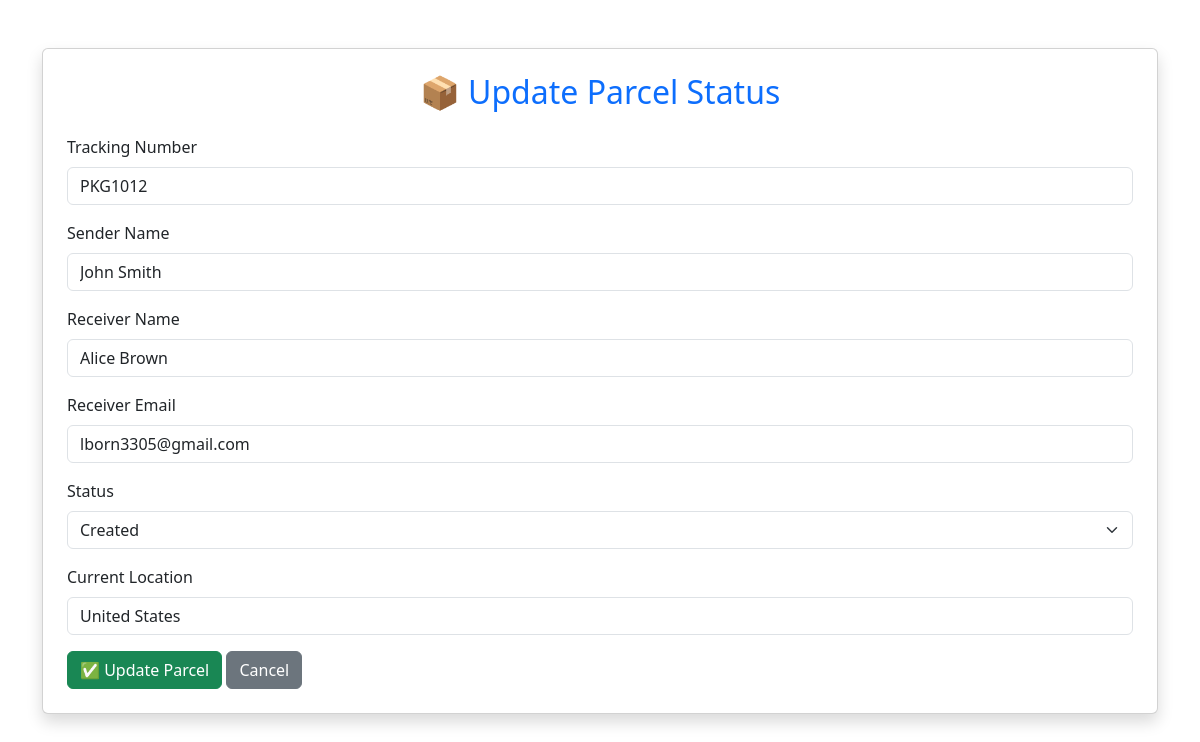
Page /admin/update/16 (signed in) on the committed database.
### tables this page shows
CREATE TABLE parcels (
        id INTEGER PRIMARY KEY AUTOINCREMENT,
        tracking_number TEXT UNIQUE NOT NULL,
        sender_name TEXT,
        receiver_name TEXT,
        status TEXT,
        location TEXT,
        updated_at TEXT
    , receiver_email TEXT, parcel_image TEXT);

### app.py (the view, shortened to what this page needs)
@app.route("/admin/update/<int:parcel_id>", methods=["GET", "POST"])
def admin_update(parcel_id):
    if "admin" not in session:
        return redirect(url_for("login"))
    conn = sqlite3.connect("database/parcels.db")
    conn.row_factory = sqlite3.Row
    cursor = conn.cursor()
    cursor.execute(
        "SELECT * FROM parcels WHERE id=?",
        (parcel_id,)
    )
    parcel = cursor.fetchone()
    conn.close()
    return render_template(
        "admin_update.html",
        parcel=parcel
    )

### templates/admin_update.html (shortened to what this page needs)
<!DOCTYPE html>
<html lang="en">
<head>
    <link href="https://cdn.jsdelivr.net/npm/bootstrap@5.3.3/dist/css/bootstrap.min.css" rel="stylesheet">
</head>
<body>
<div class="container mt-5">
    <div class="card shadow p-4">
        <h2 class="text-center text-primary mb-4">
            📦 Update Parcel Status
        </h2>
        <form method="POST">
            <div class="mb-3">
                <label class="form-label">Tracking Number</label>
                <input type="text"
                       class="form-control"
                       value="{{ parcel.tracking_number }}"
                       readonly>
            </div>
            <div class="mb-3">
                <label class="form-label">Sender Name</label>
                <input type="text"
                       class="form-control"
                       name="sender_name"
                       value="{{ parcel.sender_name }}"
                       required>
            </div>
            <div class="mb-3">
                <label class="form-label">Receiver Name</label>
                <input type="text"
                       class="form-control"
                       name="receiver_name"
                       value="{{ parcel.receiver_name }}"
                       required>
            </div>
            <div class="mb-3">
                <label class="form-label">Receiver Email</label>
                <input type="email"
                       class="form-control"
                       name="receiver_email"
                       value="{{ parcel.receiver_email }}"
                       required>
            </div>
            <div class="mb-3">
                <label class="form-label">Status</label>
                <select class="form-select" name="status">
                    <option {% if parcel.status == "Created" %}selected{% endif %}>Created</option>
                </select>
            </div>
            <div class="mb-3">
                <label class="form-label">Current Location</label>
                <input type="text"
                       class="form-control"
                       name="location"
                       value="{{ parcel.location }}"
                       required>
            </div>
            <button type="submit" class="btn btn-success">
                ✅ Update Parcel
            </button>
            <a href="{{ url_for('admin_dashboard') }}" class="btn btn-secondary">
                Cancel
            </a>
        </form>
    </div>
</div>
</body>
</html>

### rows in the picture
parcels: tracking_number "PKG1012", sender_name "John Smith", receiver_name "Alice Brown", receiver_email "lborn3305@gmail.com", status "Created", location "United States"
